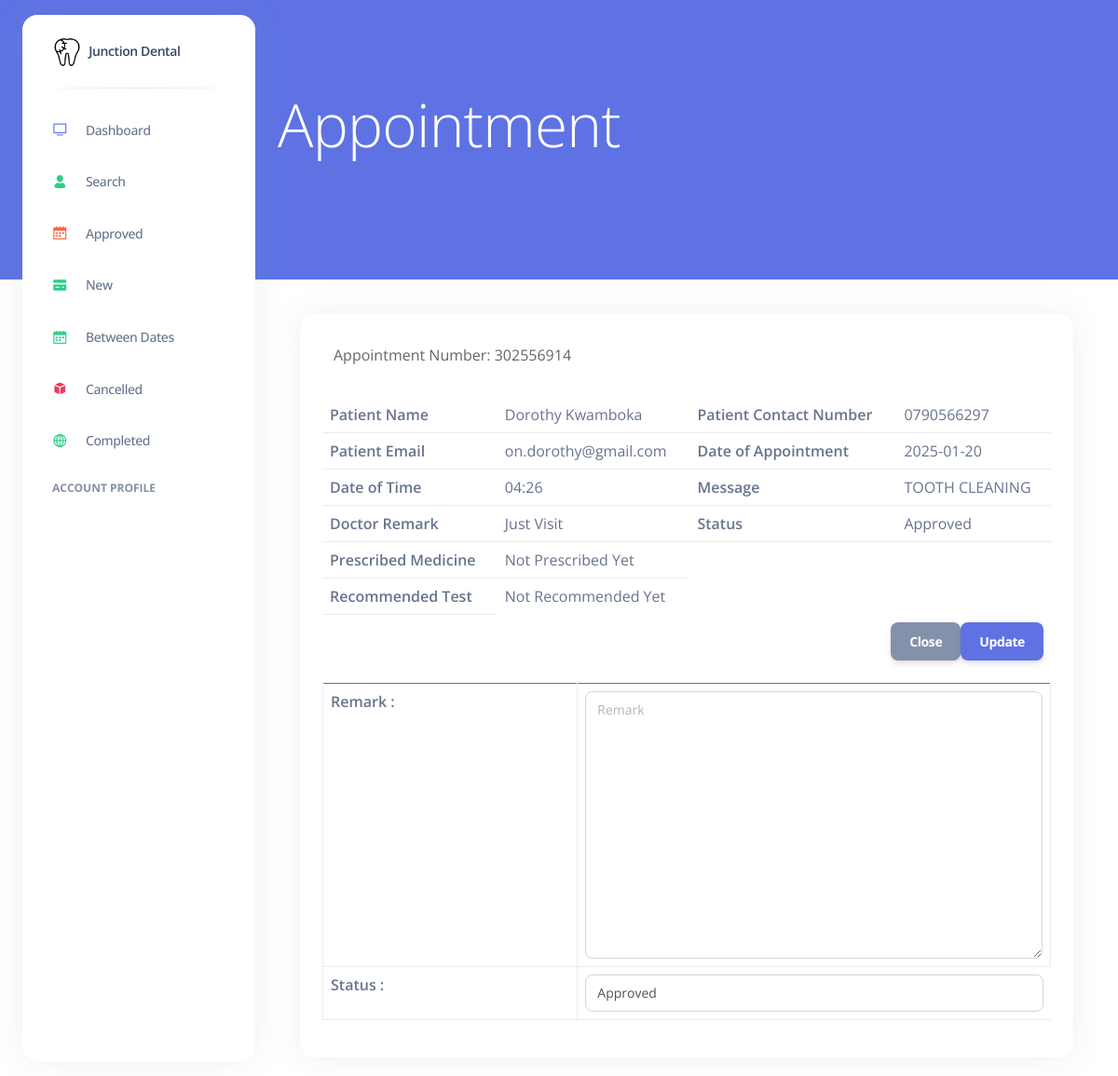
The app's page /Dashboard/PatientAppointmentDetails/1 (signed in) with its own data.
### Appointment/models.py (models this page shows, shortened)
class Appointment(models.Model):
    appointment_number = models.IntegerField(default=0, null='TRUE')
    appointee = models.ForeignKey(User, on_delete=models.CASCADE, related_name='patients', null=True, blank=False)
    fullname = models.CharField(max_length=250)
    mobile_number = models.CharField(max_length=11)
    email = models.EmailField(max_length=100)
    date_of_appointment = models.CharField(max_length=250)
    time_of_appointment = models.CharField(max_length=250)
    doctor_id = models.ForeignKey(DoctorReg, blank=True, null=True, on_delete=models.CASCADE)
    worry_id = models.ForeignKey(Specialization, on_delete=models.CASCADE, default=0, null=False)
    additional_msg = models.TextField(blank=True)
    remark = models.CharField(max_length=250, default=0)
    status = models.CharField(default=0, max_length=200)
    prescription = models.TextField(blank=True, default=0)
    recommended_test = models.TextField(blank=True, default=0)
    created_at = models.DateTimeField(auto_now_add=True)
    updated_at = models.DateTimeField(auto_now=True)
    appoint_status = models.CharField('Status', max_length=10, null=True, choices=APPOINTMENT_STATUS_CHOICES, blank=False, )
    payment = models.BooleanField('Payment', default=False, blank=True, null=True, choices=PAYMENT_CHOICES)

### Dashboard/views.py (the view)
# urls.py: path('PatientAppointmentDetails/<str:id>', Patient_Appointment_Details,name='patientappointmentdetails'),
@login_required(login_url='/accounts/login/')
def Patient_Appointment_Details(request, id):
    patientdetails = Appointment.objects.filter(id=id)
    context = {'patientdetails': patientdetails, 'app_word': 'Details'
               }
    return render(request, 'dashboard/includes/patient_appointment_details.html', context)

### Templates/dashboard/includes/patient_appointment_details.html (shortened to what this page needs)
{% extends 'dashboard/base.html' %}
{% block content %}
<div class="container-fluid page-header py-5 mb-5 wow fadeIn" data-wow-delay="0.1s">
    <div class="container py-5">
        <h1 class="display-3 text-white mb-3 animated slideInDown">Appointment</h1>
    </div>
</div>
<div class="container-xxl py-1">
    <div class="container">
    <div class="row">
    <div class="col-sm-20">
    <div class="card card- table">
    <div class="card-body">
    <div class="table-responsive">
    <table class="table table-hover table-center mb-0 datatable">
      {% for i in patientdetails %}
      <tr><label style="font-size: medium;text-align: center;">Appointment Number: {{i.appointment_number}}</label></tr>
        <tr>
            <th>Patient Name</th>
            <td>{{i.fullname}}</td>
            <th>Patient Contact Number</th>
            <td>{{i.mobile_number}}</td>
          </tr>
          <tr>
            <th>Patient Email</th>
            <td>{{i.email}}</td>
            <th>Date of Appointment</th>
            <td>{{i.date_of_appointment}}</td>
          </tr>
          <tr>
            <th>Date of Time</th>
            <td>{{i.time_of_appointment}}</td>
            <th>Message</th>
            <td>{{i.additional_msg}}</td>
          </tr>
          <tr>
            {% if i.status == '0' %}
            <th>Doctor Remark</th>
            <td>Not Updatet Yet</td>
            {% else %}
            <tr>
            <th>Doctor Remark</th>
            <td>{{ i.remark}}</td>{% endif %}
              {% if i.status == '0' %}
              <th>Staus</th>
              <td>Not Updatet Yet</td>
              {% else %}
              <th>Status</th>
              <td>{{ i.status}}</td> {% endif %}
              </tr>
              <tr>
                {% if i.status == 'Completed' %}
                <th>Prescribed Medicine</th>
                <td>{{ i.prescription}}</td>
                {% else %}
                <th>Prescribed Medicine</th>
                <td>Not Prescribed Yet</td> {% endif %}
                </tr>
                <tr>
                  {% if i.status == 'Completed' %}
                  <th>Recommended Test</th>
                  <td>{{ i.recommendedtest}}</td>
                  {% else %}
                  <th>Recommended Test</th>
                    <td>Not Recommended Yet</td>
                         <div class="modal-body">
                                                              <table class="table table-bordered table-hover data-tables">
                                                                  <form method="POST" action="{% url 'patient_appointment_details_remark'%}">
                   <tr>
                  <th>Remark :</th>
                  <td>
                  <textarea name="remark" placeholder="Remark" rows="12" cols="14" class="form-control wd-450" required="true"></textarea></td>
                </tr>
                <tr>
                  <th>Status :</th>
                  <td>
                 <select name="status" class="form-control wd-450" required>
                   <option value="Approved" selected="true">Approved</option>
                 </select></td>
                </tr>
                                                    <div class="modal-footer">
               <button type="button" class="btn btn-secondary" data-dismiss="modal">Close</button>
               <button type="submit" name="submit" class="btn btn-primary">Update</button>
              </div>
                                                      </form>
                 </table>
              </div>
                   {% endif %}
                  </tr>
    </table>
              {% endfor %}
                        </div>
    </div>
    </div>
    </div>
    </div>
</div>
{% endblock %}

### static/accounts/css/forms.css (style rules this page uses)
label { font-weight: normal; color: #666; font-size: 13px; }
input[type="text"], input[type="email"], input[type="password"], select { display: block; width: 100%; padding: 0.5rem 20px; font-size: 0.875rem; font-weight: 400; line-height: 1.5rem; color: #495057; background-color: transparent; background-clip: padding-box; border: 1px solid #d2d6da; appearance: none; border-radius: 0.375rem; transition: 0.2s ease; }

### records on screen
Appointment: appointment_number "302556914", fullname "Dorothy Kwamboka", mobile_number "0790566297", email "on.dorothy@gmail.com", date_of_appointment "2025-01-20", time_of_appointment "04:26", additional_msg "TOOTH CLEANING", remark "Just Visit", status "Approved", shows "Prescribed Medicine"
